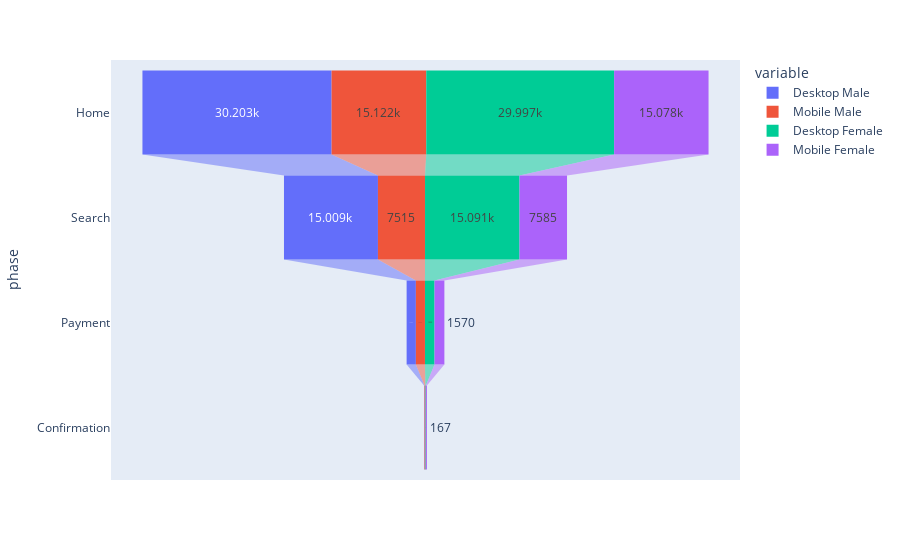

Notebook cell for this chart:
### Markdown cell above
<strong><h2 id="C6">Segmented funnel analysis using finnel chart and pie chart - By gender and device</h2></strong>

### Code cell
import plotly.express as px
fig = px.funnel(dfFull, x=['Desktop Male',	'Mobile Male',	'Desktop Female',	'Mobile Female'], y='phase')
fig.show()

### Figure 1 — Plotly figure (JSON) as saved in the notebook; plotly's stock layout.template omitted (floating-point values rounded to 4 significant figures)
{"data": [{"hovertemplate": "variable=Desktop Male<br>value=%{x}<br>phase=%{y}<extra></extra>", "legendgroup": "Desktop Male", "marker": {"color": "#636efa"}, "name": "Desktop Male", "orientation": "h", "showlegend": true, "type": "funnel", "x": [30203, 15009, 1480, 76], "xaxis": "x", "y": ["Home", "Search", "Payment", "Confirmation"], "yaxis": "y"}, {"hovertemplate": "variable=Mobile Male<br>value=%{x}<br>phase=%{y}<extra></extra>", "legendgroup": "Mobile Male", "marker": {"color": "#EF553B"}, "name": "Mobile Male", "orientation": "h", "showlegend": true, "type": "funnel", "x": [15122, 7515, 1450, 135], "xaxis": "x", "y": ["Home", "Search", "Payment", "Confirmation"], "yaxis": "y"}, {"hovertemplate": "variable=Desktop Female<br>value=%{x}<br>phase=%{y}<extra></extra>", "legendgroup": "Desktop Female", "marker": {"color": "#00cc96"}, "name": "Desktop Female", "orientation": "h", "showlegend": true, "type": "funnel", "x": [29997, 15091, 1530, 74], "xaxis": "x", "y": ["Home", "Search", "Payment", "Confirmation"], "yaxis": "y"}, {"hovertemplate": "variable=Mobile Female<br>value=%{x}<br>phase=%{y}<extra></extra>", "legendgroup": "Mobile Female", "marker": {"color": "#ab63fa"}, "name": "Mobile Female", "orientation": "h", "showlegend": true, "type": "funnel", "x": [15078, 7585, 1570, 167], "xaxis": "x", "y": ["Home", "Search", "Payment", "Confirmation"], "yaxis": "y"}], "layout": {"autosize": true, "legend": {"title": {"text": "variable"}, "tracegroupgap": 0}, "margin": {"t": 60}, "xaxis": {"anchor": "y", "autorange": true, "domain": [0, 1], "range": [-50220.0, 50220.0], "title": {"text": "value"}, "type": "linear"}, "yaxis": {"anchor": "x", "autorange": true, "domain": [0, 1], "range": [3.5, -0.5], "title": {"text": "phase"}, "type": "category"}}}
